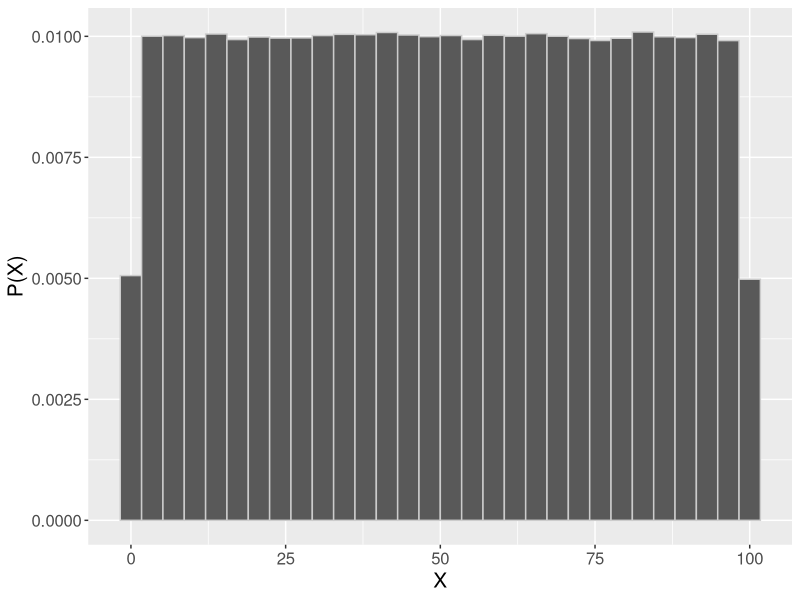
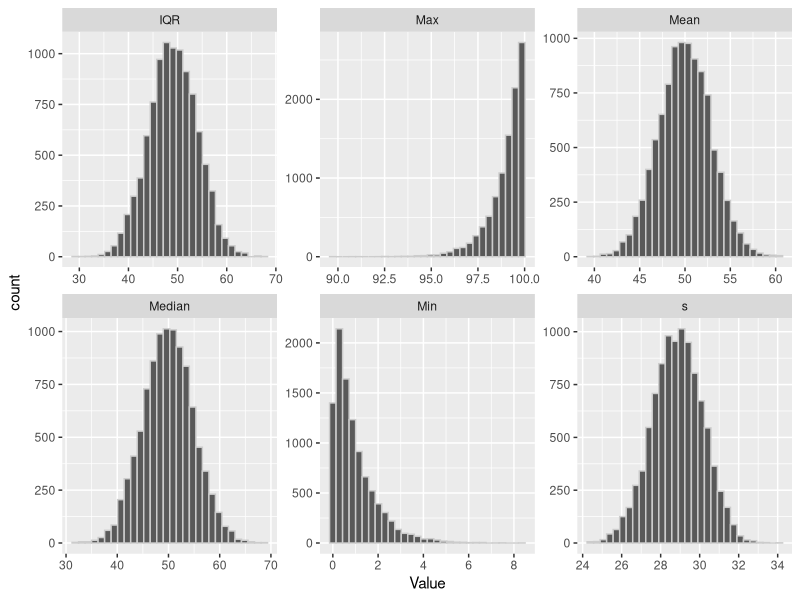
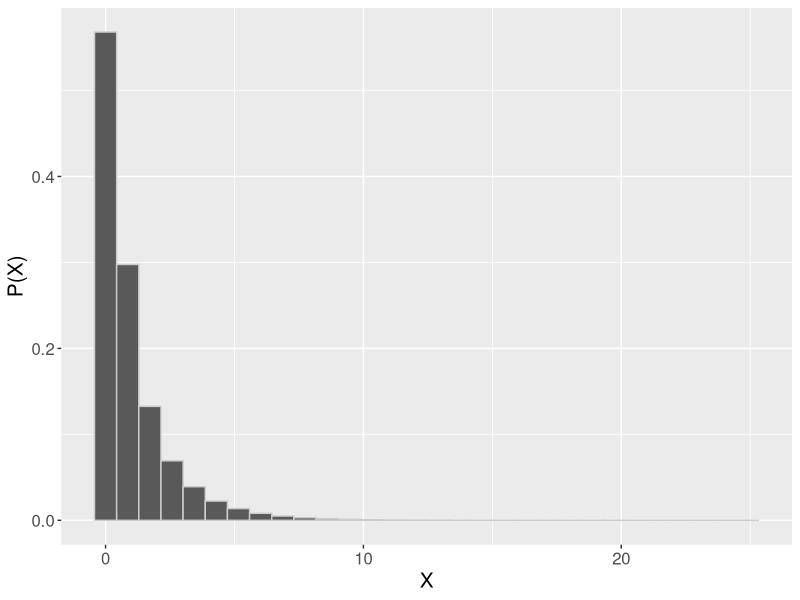
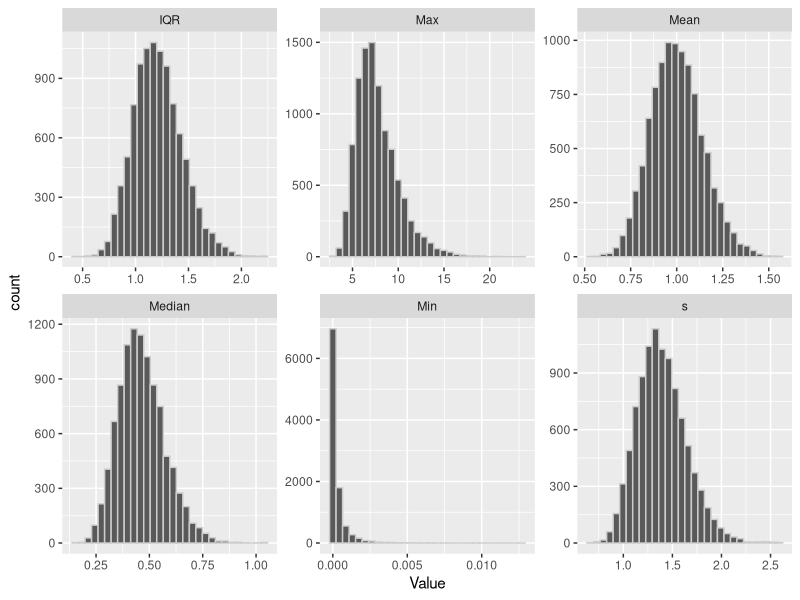
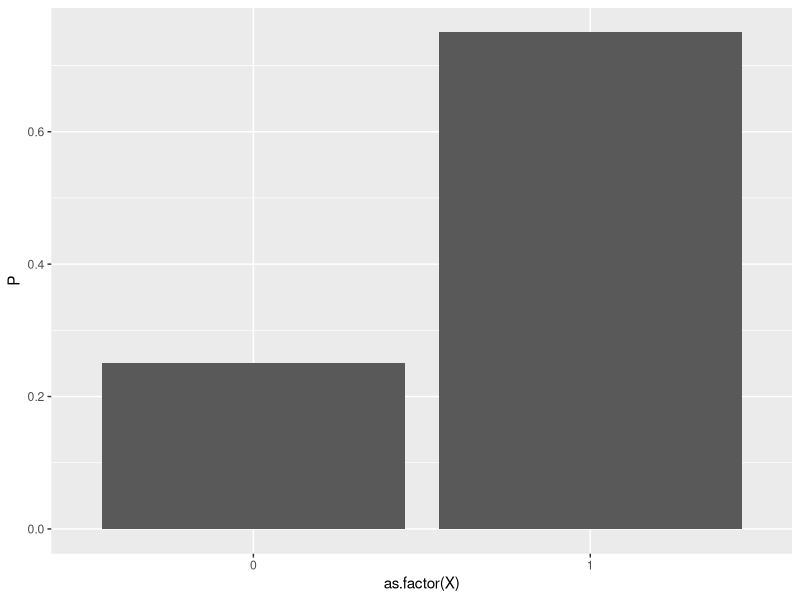
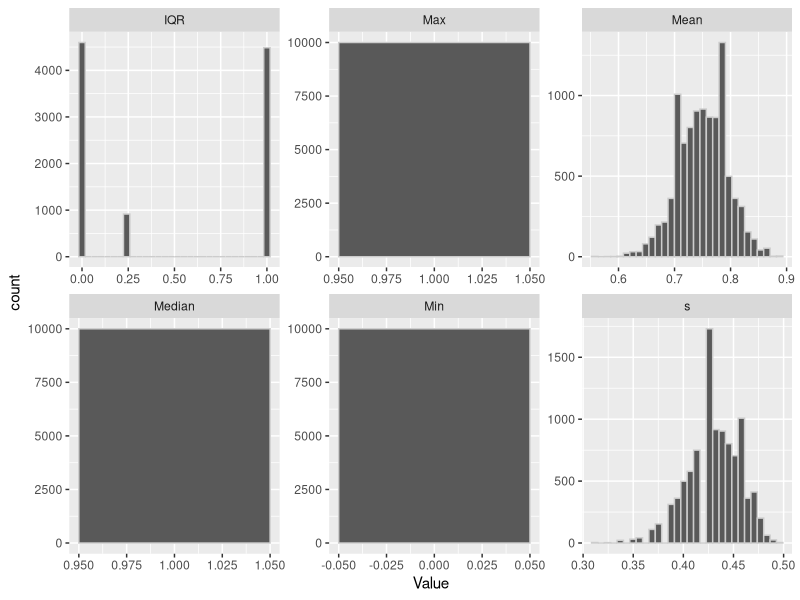
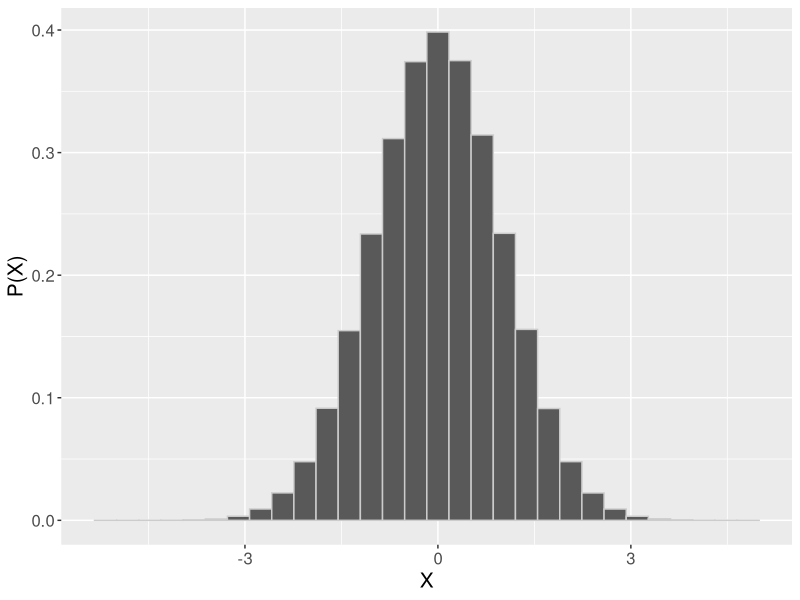
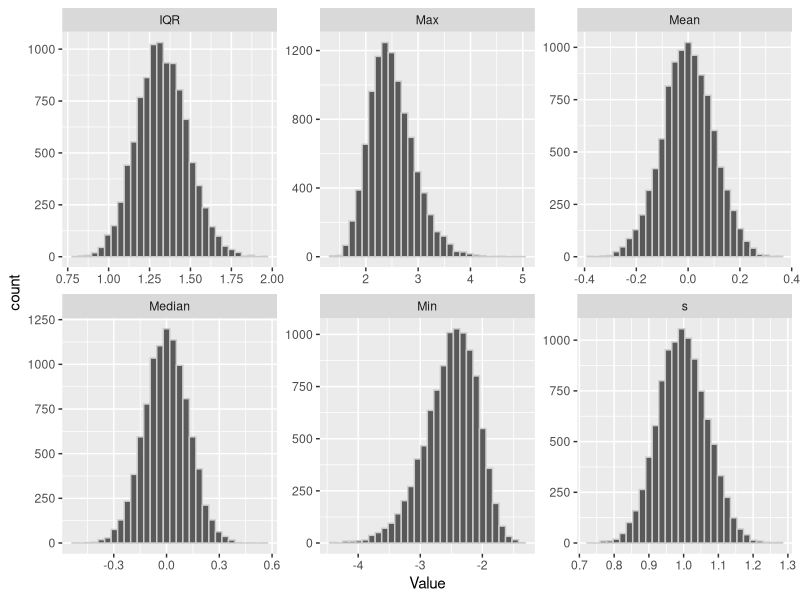

Recreate these plots in R, in order. (Note: this script raises an error after producing the figures.)
## ---- chunk 1
knitr::opts_chunk$set(echo = FALSE, fig.width = 10, fig.height = 5, fig.align = "center", 
                      message = FALSE, warning=FALSE, cache = TRUE) 
library(dplyr, quietly = TRUE, warn.conflicts = FALSE)
library(tidyr, quietly = TRUE, warn.conflicts = FALSE)
library(ggplot2, quietly = TRUE, warn.conflicts = FALSE)
ps <- element_text(size = 12)
ps2 <- element_text(size = 15)
ps3 <- element_text(size = 20)
this.theme <- theme(axis.title.x = ps2, axis.title.y = ps2, axis.text.x = ps, axis.text.y = ps, 
                    title = ps3,
                    legend.text = ps)
## ---- chunk 2
stat.tab <- t(sapply(1:10000, function(n){
  x <- runif(100, 0, 100)
  data.frame(Min = min(x), Median = median(x), Max = max(x),
             IQR = IQR(x), Mean = mean(x), s = sd(x))
})) %>% apply(2, unlist) %>% as.data.frame
stat.tab.l <- stat.tab %>% gather(Statistic, Value)
ggplot(data.frame(x = runif(1000000, 0, 100)), aes(x = x)) + 
  geom_histogram(color = "grey80", aes(y = ..density..)) +
  this.theme + ylab("P(X)") + xlab("X")
## ---- chunk 3
ggplot(stat.tab.l, aes(x = Value)) + 
  geom_histogram(color = "grey80") +
  facet_wrap(~Statistic, scale = "free")
## ---- chunk 4
stat.tab <- t(sapply(1:10000, function(n){
  x <- rchisq(100, 1)
  data.frame(Min = min(x), Median = median(x), Max = max(x),
             IQR = IQR(x), Mean = mean(x), s = sd(x))
})) %>% apply(2, unlist) %>% as.data.frame
stat.tab.l <- stat.tab %>% gather(Statistic, Value)
ggplot(data.frame(x = rchisq(1000000, 1)), aes(x = x)) + 
  geom_histogram(color = "grey80", aes(y = ..density..)) +
  this.theme + ylab("P(X)") + xlab("X")
## ---- chunk 5
ggplot(stat.tab.l, aes(x = Value)) + 
  geom_histogram(color = "grey80") + 
  facet_wrap(~Statistic, scale = "free")
## ---- chunk 6
stat.tab <- t(sapply(1:10000, function(n){
  x <- rbinom(100, 1, .75)
  data.frame(Min = min(x), Median = median(x), Max = max(x),
             IQR = IQR(x), Mean = mean(x), s = sd(x))
})) %>% apply(2, unlist) %>% as.data.frame
stat.tab.l <- stat.tab %>% gather(Statistic, Value)
dat <- data.frame(X = c(0, 1), P = c(0.25, 0.75))
ggplot(dat, aes(x = as.factor(X), y = P)) + geom_bar(stat = "identity")
## ---- chunk 7
ggplot(stat.tab.l, aes(x = Value)) + 
  geom_histogram(color = "grey80") + 
  facet_wrap(~Statistic, scale = "free")
## ---- chunk 8
stat.tab <- t(sapply(1:10000, function(n){
  x <- rnorm(100)
  data.frame(Min = min(x), Median = median(x), Max = max(x),
             IQR = IQR(x), Mean = mean(x), s = sd(x))
})) %>% apply(2, unlist) %>% as.data.frame
stat.tab.l <- stat.tab %>% gather(Statistic, Value)
ggplot(data.frame(x = rnorm(1000000)), aes(x = x)) + 
  geom_histogram(color = "grey80", aes(y = ..density..)) +
  this.theme + ylab("P(X)") + xlab("X")
## ---- chunk 9
ggplot(stat.tab.l, aes(x = Value)) + 
  geom_histogram(color = "grey80") + 
  facet_wrap(~Statistic, scale = "free")
## ---- chunk 10
x <- data.frame(x = sample(1:6, 10000, replace = TRUE) - 1)
ggplot(x, aes(x = x)) + geom_histogram(color = "grey80", binwidth = 1) + this.theme
## ---- chunk 11
dat <- t(sapply(1:10000, function(i){
  x <- sample(1:6, 10000, replace = TRUE)
  data.frame(x.bar = mean(x))
})) %>% apply(2, unlist) %>% as.data.frame
ggplot(dat, aes(x = x.bar)) + 
  geom_histogram(binwidth = .05)
